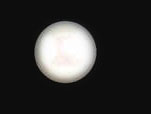
#> input picture 6.jpg, 151 x 114 px
$ python 2.py   (Python 2 division)
#> lines starting #> are read from the running program, lines starting #| are printed output that depends on the picture; after the words box and inside, x2 and y2 are one past the last pixel; in counts of white or black regions, pixels touching at a corner belong together; long printed decimals are rounded
import cv2

image = cv2.imread("6.jpg")
#> image is the input picture: shape (114, 151, 3); mean B, G, R 47.7, 48.5, 48.8
gray = cv2.cvtColor(image, cv2.COLOR_BGR2GRAY)
gray = cv2.GaussianBlur(gray, (5, 5), 0)
edged = cv2.Canny(gray, 35, 125)
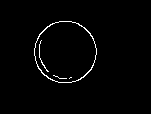
#> edged: shape (114, 151); 1.6% white in thin lines or dots, all inside (x1, y1, x2, y2) = (34, 21, 97, 83)

cv2.imshow("thresh",edged)
cv2.waitKey(0)

# find the contours in the edged image and keep the largest one;
# we'll assume that this is our piece of paper in the image
(cnts, _) = cv2.findContours(edged.copy(), cv2.RETR_LIST, cv2.CHAIN_APPROX_SIMPLE)
#> cnts = 5 contours, 3 with area under 20; largest, box (x1, y1, x2, y2) and area: (34, 21, 97, 83) 2992, (34, 21, 97, 83) 2940
c = max(cnts, key = cv2.contourArea)
#> c = contour of 82 points, box (x1, y1, x2, y2) (34, 21, 97, 83), area 2992

print  cv2.minAreaRect(c)[1][0]
#| 61.0
# compute the bounding box of the of the paper region and return it
#return cv2.minAreaRect(c)

$ run again, with 5.jpg copied over 6.jpg
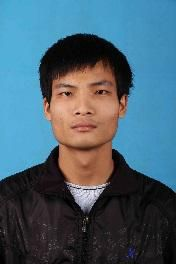
#> input picture 5.jpg, 176 x 264 px
#> image is the input picture: shape (264, 176, 3); mean B, G, R 112.4, 97.6, 71.4
#> `gray = cv2.GaussianBlur(gray, (5, 5), 0)`:
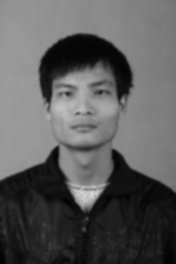
#> gray: shape (264, 176); min 1, max 216, mean 91.5
#> `edged = cv2.Canny(gray, 35, 125)`:
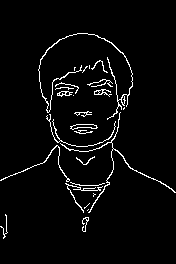
#> edged: shape (264, 176); 3.7% white in thin lines or dots, all inside (x1, y1, x2, y2) = (0, 33, 176, 239)
#> cnts = 36 contours, 27 with area under 20; largest, box (x1, y1, x2, y2) and area: (38, 33, 133, 120) 110, (70, 124, 98, 130) 82, (60, 112, 176, 213) 78, (71, 124, 97, 130) 77, (57, 91, 73, 97) 43
#> c = contour of 348 points, box (x1, y1, x2, y2) (38, 33, 133, 120), area 110
#| 83.103
